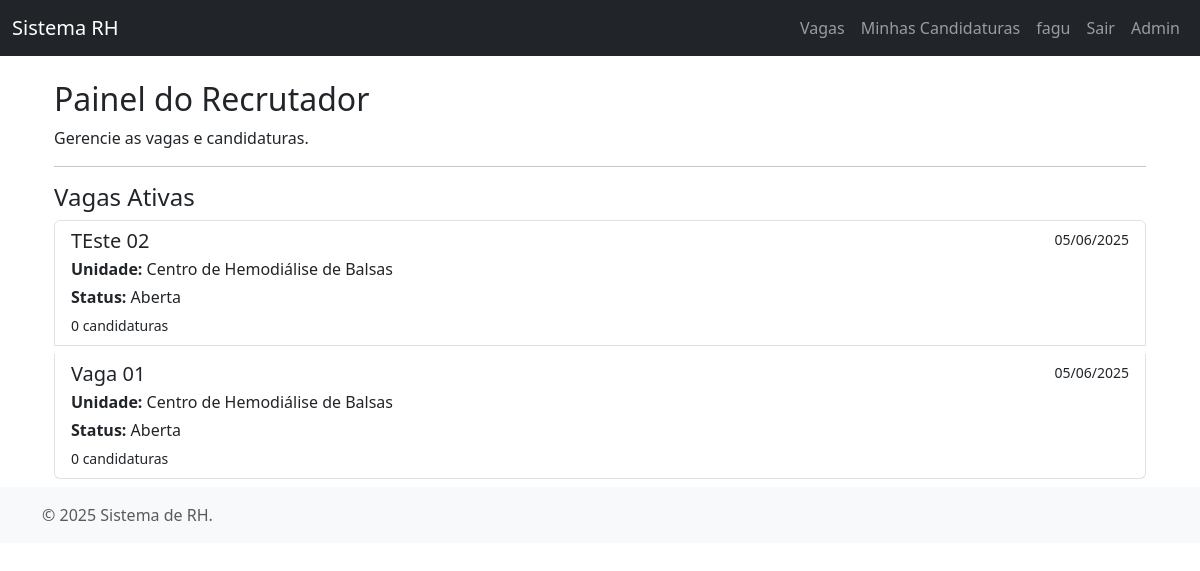
Page /vagas/recrutador/ (signed in) on the committed database.
### vacancies/models.py (models this page shows, shortened)
class JobVacancy(models.Model):
    class StatusChoices(models.TextChoices):
        OPEN = 'OPEN', _('Aberta')
        CLOSED = 'CLOSED', _('Fechada')
        FILLED = 'FILLED', _('Preenchida')
    title = models.CharField(_("Título da Vaga"), max_length=255)
    description = models.TextField(_("Descrição Detalhada"))
    requirements = models.TextField(_("Requisitos"))
    salary_range = models.CharField(_("Faixa Salarial"), max_length=100, blank=True, null=True)
    hospital_unit = models.ForeignKey(HospitalUnit, on_delete=models.PROTECT, related_name='vacancies', verbose_name=_("Unidade Hospitalar"))
    department = models.ForeignKey(Department, on_delete=models.SET_NULL, related_name='vacancies', blank=True, null=True, verbose_name=_("Setor"))
    vacancy_type = models.ForeignKey(JobVacancyType, on_delete=models.PROTECT, related_name='vacancies', verbose_name=_("Tipo de Vaga"))
    status = models.CharField(_("Status"), max_length=10, choices=StatusChoices.choices, default=StatusChoices.OPEN)
    created_by = models.ForeignKey(User, on_delete=models.SET_NULL, related_name='created_vacancies', null=True, verbose_name=_("Criado por"))
    created_at = models.DateTimeField(auto_now_add=True)
    updated_at = models.DateTimeField(auto_now=True)
    class Meta:
        verbose_name = _("Vaga")
        verbose_name_plural = _("Vagas")
        ordering = ["-created_at"]

### core/models.py (models this page shows, shortened)
class HospitalUnit(models.Model):
    name = models.CharField(_("Nome da Unidade Hospitalar"), max_length=255)
    city = models.CharField(_("Cidade"), max_length=100)
    state = models.CharField(_("Estado"), max_length=2, choices=UF_CHOICES)
    address = models.TextField(_("Endereço Completo"), blank=True, null=True)
    class Meta:
        verbose_name = _("Unidade Hospitalar")
        verbose_name_plural = _("Unidades Hospitalares")
        ordering = ["name"]

### vacancies/views.py (the view)
# urls.py: path('recrutador/', views.recruiter_dashboard, name='recruiter_dashboard'),
@user_passes_test(is_recruiter)
def recruiter_dashboard(request):
    vacancies = JobVacancy.objects.all().order_by('-created_at')
    context = {
        'vacancies': vacancies
    }
    return render(request, 'vacancies/recruiter_dashboard.html', context)

### vacancies/views.py (called while the page is built)
def is_recruiter(user):
    return user.is_authenticated and (user.is_staff or user.groups.filter(name='Recrutadores').exists())

### vacancies/templates/vacancies/recruiter_dashboard.html (shortened to what this page needs)
{% extends "base.html" %}
{% load i18n %}
{% block content %}
<div class="container mt-4">
    <h2>{% trans "Painel do Recrutador" %}</h2>
    <p>{% trans "Gerencie as vagas e candidaturas." %}</p>
    <hr>
    <h4>{% trans "Vagas Ativas" %}</h4>
    {% if vacancies %}
        <div class="list-group">
            {% for vacancy in vacancies %}
                <a href="{% url 'vacancies:recruiter_applications_list' vacancy.id %}" class="list-group-item list-group-item-action flex-column align-items-start mb-2">
                    <div class="d-flex w-100 justify-content-between">
                        <h5 class="mb-1">{{ vacancy.title }}</h5>
                        <small>{{ vacancy.created_at|date:"d/m/Y" }}</small>
                    </div>
                    <p class="mb-1"><strong>{% trans "Unidade:" %}</strong> {{ vacancy.hospital_unit.name }}</p>
                    <p class="mb-1"><strong>{% trans "Status:" %}</strong> {{ vacancy.get_status_display }}</p>
                    <small>{% blocktrans count counter=vacancy.applications.count %}{{ counter }} candidatura{% plural %}{{ counter }} candidaturas{% endblocktrans %}</small>
                </a>
            {% endfor %}
        </div>
    {% else %}
        <p>{% trans "Nenhuma vaga encontrada." %}</p>
    {% endif %}
</div>
{% endblock %}

### core/templates/base.html (shortened to what this page needs)
<!doctype html>
<html lang="pt-br">
<head>
    <link href="https://cdn.jsdelivr.net/npm/bootstrap@5.3.3/dist/css/bootstrap.min.css" rel="stylesheet">
</head>
<body>
<nav class="navbar navbar-expand-lg navbar-dark bg-dark fixed-top">
    <div class="container-fluid">
        <a class="navbar-brand" href="/">Sistema RH</a>
        <div class="collapse navbar-collapse" id="navbarNav">
            <ul class="navbar-nav ms-auto">
                <li class="nav-item">
                    <a class="nav-link" href="{% url 'vacancies:list' %}">Vagas</a>
                </li>
                {% if user.is_authenticated %}
                    <li class="nav-item">
                        <a class="nav-link" href="{% url 'accounts:my_applications' %}">Minhas Candidaturas</a>
                    </li>
                     <li class="nav-item">
                        <a class="nav-link" href="#">{{ user.username }}</a>
                    </li>
                     <li class="nav-item">
                        <a class="nav-link" href="#">Sair</a>
                    </li>
                {% endif %}
                 <li class="nav-item">
                     <a class="nav-link" href="/admin/">Admin</a>
                 </li>
            </ul>
        </div>
    </div>
</nav>
<main role="main" class="container">
    {% block content %}
    {% endblock %}
</main>
<footer class="footer mt-auto py-3 bg-light">
    <div class="container">
        <span class="text-muted">© {% now "Y" %} Sistema de RH.</span>
    </div>
</footer>
</body>
</html>

### core/templates/base.html (style rules this page uses)
body { padding-top: 56px; }

### rows in the picture
JobVacancy: title "TEste 02", created_at "05/06/2025", hospital_unit.name "Centro de Hemodiálise de Balsas", status "Aberta"
JobVacancy: title "Vaga 01", created_at "05/06/2025", hospital_unit.name "Centro de Hemodiálise de Balsas", status "Aberta"

### other values in the picture
{{ user.username }} "fagu"
